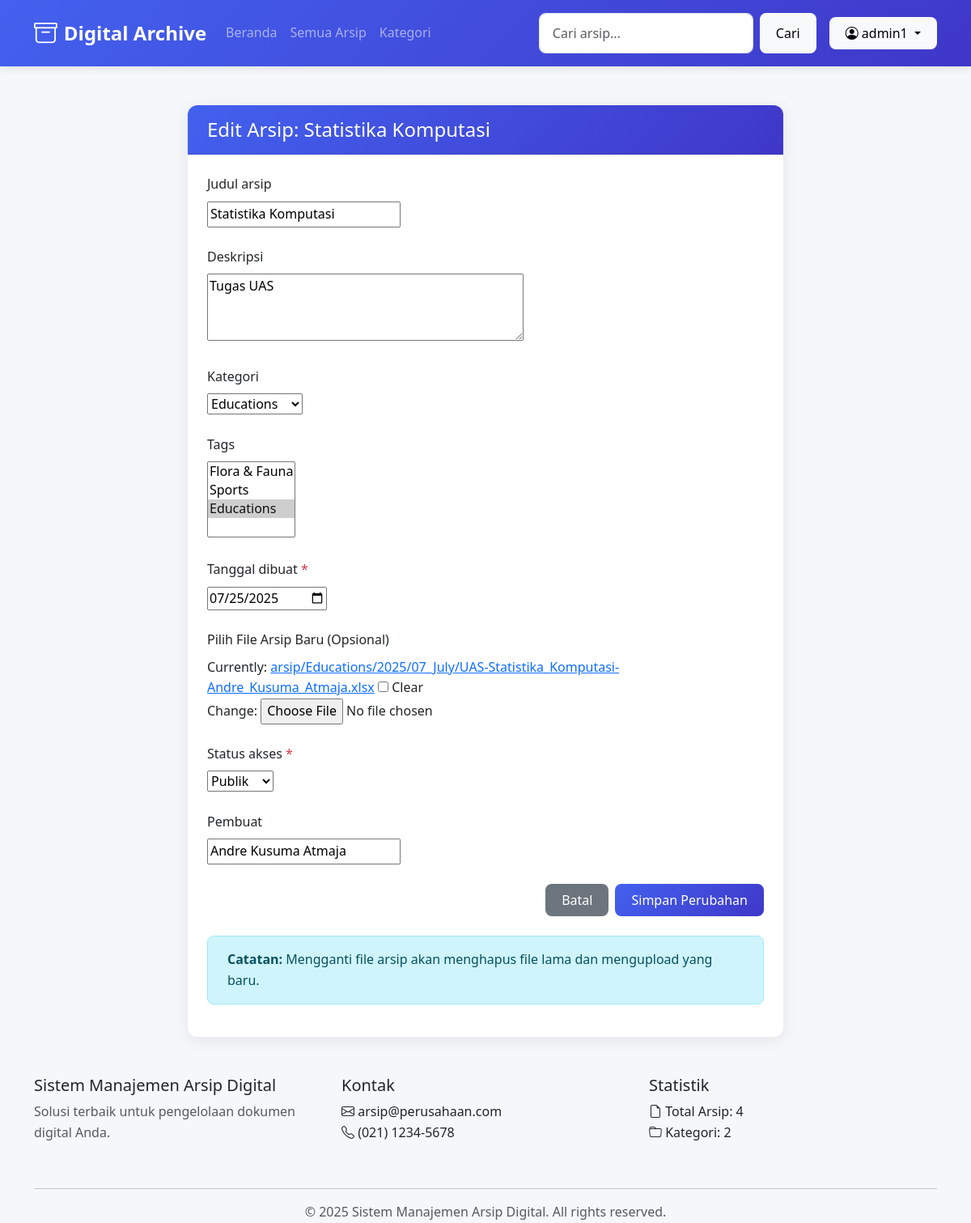
Page /arsip/4/edit/ (signed in) on the committed database.
### arsip/models.py (models this page shows, shortened)
class Arsip(models.Model):
    STATUS_VERIFIKASI = (
        ('pending', 'Pending'),
        ('ditolak', 'Ditolak'),
        ('diterima', 'Diterima'),
    )
    STATUS_AKSES_CHOICES = [
        ('publik', 'Publik'),
        ('internal', 'Internal'),
    ]
    judul_arsip = models.CharField(max_length=255, blank=True, null=True, default="")
    kode_arsip = models.CharField(max_length=50, blank=True, null=True, unique=True)
    deskripsi = models.TextField(blank=True, null=True, default="")
    kategori = models.ForeignKey(Kategori, on_delete=models.SET_NULL, blank=True, null=True)
    tags = models.ManyToManyField(Tag, blank=True)
    tanggal_dibuat = models.DateField()
    tanggal_diterima = models.DateField()
    pembuat = models.CharField(max_length=100, blank=True, null=True)
    lokasi_fisik = models.CharField(max_length=100, blank=True, null=True)
    lokasi_digital = models.FileField(upload_to=arsip_upload_path)
    format_file = models.CharField(max_length=10, blank=True)
    ukuran_file = models.IntegerField(blank=True, null=True)  # Dalam bytes
    status_akses = models.CharField(
        max_length=20,
        choices=STATUS_AKSES_CHOICES,
        default='internal'
    )
    dibuat_oleh = models.ForeignKey(User, on_delete=models.SET_NULL, null=True)
    timestamp_input = models.DateTimeField(auto_now_add=True)
    last_updated = models.DateTimeField(auto_now=True)
    versi = models.PositiveIntegerField(default=1)
    diakses = models.PositiveIntegerField(default=0)
    class Meta:
        verbose_name = "Arsip Digital"
        verbose_name_plural = "Arsip Digital"
        ordering = ['-tanggal_diterima']
    status_verifikasi = models.CharField(
        max_length=20,
        choices=STATUS_VERIFIKASI,
        default='pending'
    )
    catatan_verifikasi = models.TextField(blank=True, null=True)
    verifikator = models.ForeignKey(
        User,
        on_delete=models.SET_NULL,
        null=True,
        blank=True,
        related_name='arsip_diverifikasi'
    )
    tanggal_verifikasi = models.DateTimeField(null=True, blank=True)
    tracker = FieldTracker(fields=['status_verifikasi'])

### arsip/views.py (the view)
# urls.py: path('arsip/<int:arsip_id>/edit/', views.edit_arsip, name='edit_arsip'),
@login_required
@user_passes_test(is_admin_or_editor, login_url=reverse_lazy('arsip:beranda'))
def edit_arsip(request, arsip_id):
    arsip = get_object_or_404(Arsip, id=arsip_id)
    if not (request.user.is_authenticated and hasattr(request.user, 'profile') and (request.user.profile.role == 'Admin' or request.user.profile.role == 'Editor' or request.user == arsip.dibuat_oleh)):
        messages.error(request, "Anda tidak memiliki izin untuk mengedit arsip ini!")
        return redirect('arsip:detail_arsip', arsip_id=arsip.id)
    if request.method == 'POST':
        form = ArsipForm(request.POST, request.FILES, instance=arsip)
        if form.is_valid():
            if 'lokasi_digital' in request.FILES:
                if arsip.lokasi_digital:
                    old_file_path = arsip.lokasi_digital.path
                    if os.path.exists(old_file_path):
                        os.remove(old_file_path)
                        print(f"File lama {old_file_path} berhasil dihapus.")
                arsip.lokasi_digital = form.cleaned_data['lokasi_digital']
            elif f'lokasi_digital-clear' in request.POST and form.cleaned_data.get('lokasi_digital') is False:
                if arsip.lokasi_digital:
                    old_file_path = arsip.lokasi_digital.path
                    if os.path.exists(old_file_path):
                        os.remove(old_file_path)
                        print(f"File {old_file_path} berhasil dihapus karena opsi 'clear'.")
                arsip.lokasi_digital = None # Set field file menjadi None (kosong)
            arsip = form.save(commit=False) # Simpan data form ke instance Arsip, tapi belum ke DB
            if arsip.lokasi_digital:
                arsip.format_file = os.path.splitext(arsip.lokasi_digital.name)[1][1:].upper()
                arsip.ukuran_file = arsip.lokasi_digital.size
            else:
                arsip.format_file = ''
                arsip.ukuran_file = 0
            arsip.save() # Simpan instance Arsip ke DB
            form.save_m2m() # Simpan many-to-many data (misal tags)
            messages.success(request, 'Arsip berhasil diperbarui!')
            return redirect('arsip:detail_arsip', arsip_id=arsip.id)
        else:
            messages.error(request, "Ada kesalahan dalam formulir. Mohon periksa kembali.")
    else:
        form = ArsipForm(instance=arsip)
    return render(request, 'arsip/edit_arsip.html', {'form': form, 'arsip': arsip})

### arsip/forms.py
class ArsipForm(forms.ModelForm):
    lokasi_digital = forms.FileField(label='Pilih File Arsip', required=False)
    class Meta:
        model = Arsip
        fields = [
            'judul_arsip',
            'deskripsi',
            'kategori',
            'tags',
            'tanggal_dibuat',
            'lokasi_digital', # Ditambahkan kembali di sini sebagai input field
            'status_akses',
            'pembuat',
        ]
        widgets = {
            'tanggal_dibuat': forms.DateInput(attrs={'type': 'date'}),
            'deskripsi': forms.Textarea(attrs={'rows': 3}),
        }
    def __init__(self, *args, **kwargs):
        super().__init__(*args, **kwargs)
        if self.instance and self.instance.pk:
            self.fields['lokasi_digital'].required = False
            self.fields['lokasi_digital'].label = 'Pilih File Arsip Baru (Opsional)'
        else:
            self.fields['lokasi_digital'].required = True
            self.fields['lokasi_digital'].label = 'Pilih File Arsip'

### arsip/models.py (called while the page is built)
    def __str__(self):
        return self.nama

    def __str__(self):
        return self.nama

### arsip/views.py (called while the page is built)
def is_admin_or_editor(user):
    return user.is_authenticated and hasattr(user, 'profile') and user.profile.role in ['Admin', 'Editor']

def statistik_context(request):
    from .models import Arsip, Kategori
    return {
        'total_arsip': Arsip.objects.count(),
        'total_kategori': Kategori.objects.count(),
    }

### arsip/templates/arsip/edit_arsip.html (shortened to what this page needs)
{% extends "arsip/base_arsip.html" %}
{% load static %}
{% block content %}
<div class="row justify-content-center">
  <div class="col-md-8">
    <div class="card">
      <div class="card-header bg-primary text-white">
        <h4 class="mb-0">Edit Arsip: {{ arsip.judul_arsip }}</h4>
      </div>
      <div class="card-body upload-form">
        <form method="post" enctype="multipart/form-data">
          {% for field in form %}
          <div class="form-group">
            <label for="{{ field.id_for_label }}" class="form-label">
              {{ field.label }}
              {% if field.field.required %}<span class="text-danger">*</span>{% endif %}
            </label>
            {{ field }}
          </div>
          {% endfor %}
          <div class="d-flex justify-content-end mt-4">
            <a href="{% url 'arsip:detail_arsip' arsip.id %}" class="btn btn-secondary me-2">Batal</a>
            <button type="submit" class="btn btn-primary">Simpan Perubahan</button>
          </div>
        </form>
        <div class="mt-4 alert alert-info">
          <strong>Catatan:</strong> Mengganti file arsip akan menghapus file lama dan mengupload yang baru.
        </div>
      </div>
    </div>
  </div>
</div>
{% endblock %}

### arsip/templates/arsip/base_arsip.html (shortened to what this page needs)
<!DOCTYPE html>
<html lang="id">
<head>
    <link href="https://cdn.jsdelivr.net/npm/bootstrap@5.3.0/dist/css/bootstrap.min.css" rel="stylesheet">
    <link rel="stylesheet" href="https://cdn.jsdelivr.net/npm/bootstrap-icons@1.8.0/font/bootstrap-icons.css">
    {% load static %}
    <link rel="stylesheet" href="{% static 'style.css' %}">
</head>
<body>
    <nav class="navbar navbar-expand-lg navbar-dark bg-primary">
        <div class="container">
            <a class="navbar-brand" href="{% url 'arsip:beranda' %}">
                <i class="bi bi-archive"></i> Digital Archive
            </a>
            <div class="collapse navbar-collapse" id="navbarNav">
                <ul class="navbar-nav me-auto">
                    <li class="nav-item">
                        <a class="nav-link" href="{% url 'arsip:beranda' %}">Beranda</a>
                    </li>
                    <li class="nav-item">
                        <a class="nav-link" href="{% url 'arsip:daftar_arsip' %}">Semua Arsip</a>
                    </li>
                    <li class="nav-item">
                        <a class="nav-link" href="{% url 'arsip:kategori_list' %}">Kategori</a>
                    </li>
                </ul>
                <form class="d-flex me-2" action="{% url 'arsip:cari_arsip' %}" method="get">
                    <input type="text" class="form-control me-2" name="q" value="{{ query }}" placeholder="Cari arsip...">
                    <button class="btn btn-light me-2" type="submit">Cari</button>
                </form>
                {% if user.is_authenticated %}
                <div class="dropdown">
                    <button class="btn btn-light dropdown-toggle" type="button" id="dropdownMenuButton"
                        data-bs-toggle="dropdown">
                        <i class="bi bi-person-circle"></i> {{ user.username }}
                    </button>
                </div>
                {% else %}
                <a href="{% url 'arsip:login' %}" class="btn btn-light me-2">Login</a>
                {% endif %}
            </div>
        </div>
    </nav>
    <main class="container my-5">
        {% block content %}{% endblock %}
    </main>
    <footer class="footer">
        <div class="container">
            <div class="row">
                <div class="col-md-4 mb-4">
                    <h5>Sistem Manajemen Arsip Digital</h5>
                    <p class="text-muted">Solusi terbaik untuk pengelolaan dokumen digital Anda.</p>
                </div>
                <div class="col-md-4 mb-4">
                    <h5>Kontak</h5>
                    <ul class="list-unstyled">
                        <li><i class="bi bi-envelope"></i> arsip@perusahaan.com</li>
                        <li><i class="bi bi-telephone"></i> (021) 1234-5678</li>
                    </ul>
                </div>
                <div class="col-md-4 mb-4">
                    <h5>Statistik</h5>
                    <ul class="list-unstyled">
                        <li><i class="bi bi-file-earmark"></i> Total Arsip: {{ total_arsip|default:'0' }}</li>
                        <li><i class="bi bi-folder"></i> Kategori: {{ total_kategori|default:'0' }}</li>
                    </ul>
                </div>
            </div>
            <hr>
            <div class="text-center text-muted">
                &copy; {% now "Y" %} Sistem Manajemen Arsip Digital. All rights reserved.
            </div>
        </div>
    </footer>
</body>
</html>

### static/style.css (style rules this page uses)
:root { --primary: #4361ee; --primary-dark: #3a56d4; --secondary: #3f37c9; --success: #4cc9f0; --danger: #f72585; --warning: #f8961e; --light: #f8f9fa; --dark: #212529; --gray: #6c757d; --bg-color: #f5f7fa; --card-shadow: 0 4px 20px rgba(0, 0, 0, 0.08); }
body { font-family: 'Segoe UI', system-ui, -apple-system, sans-serif; background-color: var(--bg-color); color: var(--dark); line-height: 1.6; min-height: 100vh; display: flex; flex-direction: column; }
.navbar { background: linear-gradient(135deg, var(--primary), var(--secondary)); box-shadow: 0 2px 10px rgba(0, 0, 0, 0.1); padding: 0.8rem 1rem; }
.navbar-brand { font-weight: 700; font-size: 1.5rem; display: flex; align-items: center; gap: 0.5rem; }
.navbar-brand i { font-size: 1.8rem; }
.nav-link { font-weight: 500; padding: 0.5rem 1rem; border-radius: 0.5rem; transition: all 0.3s ease; }
.card { border: none; border-radius: 0.75rem; box-shadow: var(--card-shadow); transition: transform 0.3s ease, box-shadow 0.3s ease; overflow: hidden; }
.card-header { background: linear-gradient(135deg, var(--primary), var(--secondary)); color: white; font-weight: 600; padding: 1rem 1.5rem; }
.card-body { padding: 1.5rem; }
.btn { border-radius: 0.5rem; padding: 0.5rem 1.25rem; font-weight: 500; transition: all 0.3s ease; border: none; }
.btn-primary { background: linear-gradient(135deg, var(--primary), var(--secondary)); }
.form-control { border-radius: 0.5rem; padding: 0.75rem 1rem; border: 1px solid #dee2e6; transition: border-color 0.3s ease, box-shadow 0.3s ease; }
.form-label { font-weight: 500; margin-bottom: 0.5rem; }
.alert { border-radius: 0.5rem; padding: 1rem 1.5rem; }
.form-group { margin-bottom: 1.5rem; }
.form-control { width: 100%; padding: 0.75rem 1rem; border: 1px solid #dee2e6; border-radius: 0.5rem; transition: all 0.3s ease; font-size: 1rem; line-height: 1.5; }
.form-label { display: block; margin-bottom: 0.5rem; font-weight: 500; color: var(--dark); }
.upload-form .form-group { margin-bottom: 1.5rem; }

### rows in the picture
Arsip: judul_arsip "Statistika Komputasi", form "Statistika Komputasi" "Tugas UAS" "Educations" "07/25/2025" "Publik" "Andre Kusuma Atmaja"

### other values in the picture
{{ user.username }} "admin1"
{{ field.label }} "Judul arsip" "Deskripsi" "Kategori" "Tags" "Tanggal dibuat" "Pilih File Arsip Baru (Opsional)" "Status akses" "Pembuat"
{{ total_arsip|default:'0' }} "4"
{{ total_kategori|default:'0' }} "2"
